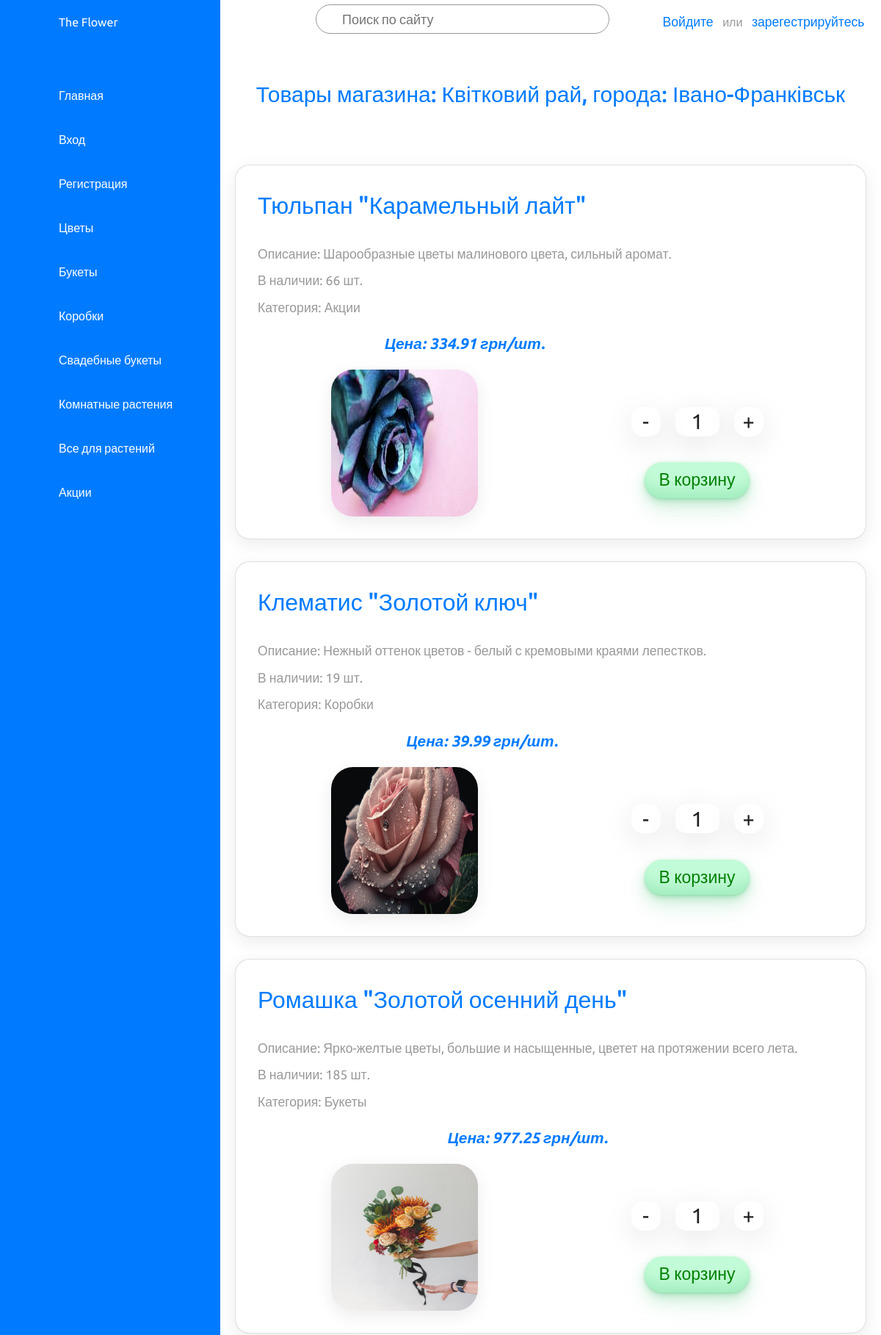
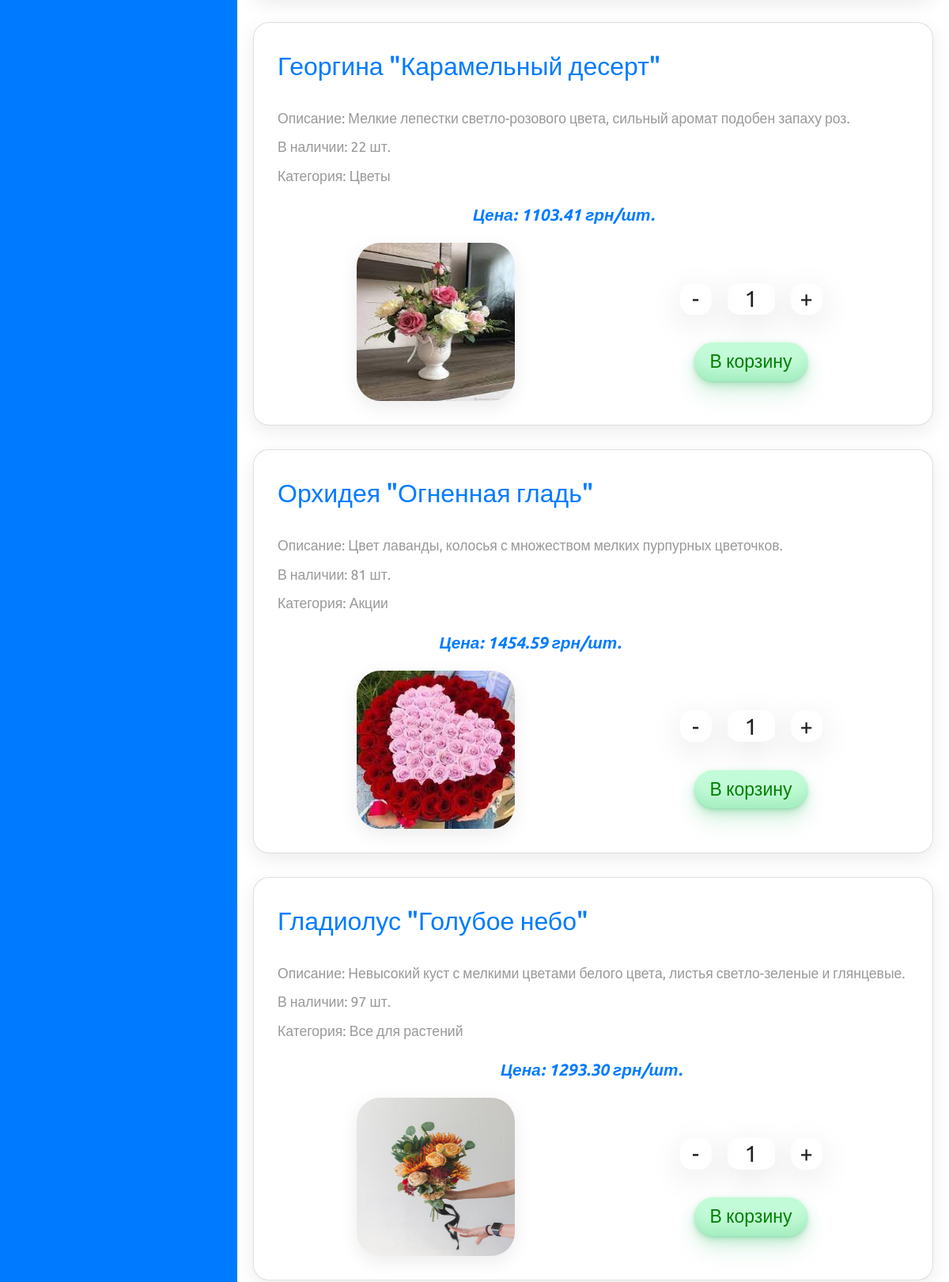
The page /category/47 (upper part) on the database its author committed (2 pictures, top to bottom).
### products/models.py (models this page shows, shortened)
class Category(models.Model):
    category = models.CharField(max_length=200)
    image = models.ImageField(upload_to='categories', blank=True, null=True)
    icon = models.CharField(max_length=50)
    def __str__(self):
        return self.category
    class Meta:
        verbose_name = "category"
        verbose_name_plural = "categories"

class Product(models.Model):
    title = models.CharField(max_length=200)
    description = models.TextField(blank=True, null=True)
    amount = models.PositiveIntegerField()
    price = models.DecimalField(max_digits=10, decimal_places=2)
    image = models.ImageField(upload_to='products', blank=True, null=True)
    shop_id = models.ForeignKey('shops.Shop', on_delete=models.CASCADE)
    category_id = models.ForeignKey(Category, on_delete=models.CASCADE)
    class Meta:
        verbose_name = "product"
        verbose_name_plural = "products"

### shops/models.py (models this page shows)
class Shop(models.Model):
    name = models.CharField(max_length=200)
    city = models.CharField(max_length=200)
    district = models.CharField(max_length=200)
    country = models.CharField(max_length=200)
    address = models.TextField(blank=True, null=True)
    phone = models.CharField(max_length=20)
    email = models.EmailField()
    social = models.JSONField(default=social_default_value)
    image = models.ImageField(upload_to='shops', blank=True, null=True)
    slug = models.SlugField(default='', null=False)
    def __str__(self):
        return self.name
    class Meta:
        verbose_name = "shop"
        verbose_name_plural = "shops"
        ordering = ('city',)

### products/views.py (the view)
# urls.py: path("<int:shop_id>", views.product, name="product"),
def product(request,shop_id):
    cat = Category.objects.all()
    prod = Product.objects.filter(shop_id=shop_id)
    return render(request, "products/products.html", {'products': prod, 'categories': cat, 'shop_id': shop_id})

### products/templates/products/products.html (shortened to what this page needs)
{% extends "shops/base.html" %}
{% load static %}
{% block extra_head %}
  <link rel="stylesheet" href='{%static "css/product.css" %}' />
{% endblock %}
{% block navigation %}
  {% for category in categories %}
  <li class="nonauth">
    <a href="{% url 'prodcategory' category_id=category.pk  shop_id=shop_id %} ">
      <span class="icon"><ion-icon name={{category.icon}}></ion-icon></span>
      <span class="title">{{category.category}}</span>
    </a>
  </li>
  {% endfor %}
{% endblock %}
{% block content %}
<div class="titleContent">
  <h3>Товары магазина:
      {% if products.first.shop_id %}
        {{products.first.shop_id}},  города: {{products.first.shop_id.city}}
      {% else %}
        Нет товаров данной категории :(
      {% endif %}</h3>
</div>
<div class="cardBox">
    {% for product in products%}
    <div class="card">
        <a href="{% url 'details' pk=product.pk  shop_id=shop_id%}"></a>
        <div class="innerCard">
            <div class="title">{{ product.title }}</div>
            <div class="cardName">Описание: {{ product.description|truncatechars:100 }}</div>
            <div class="cardName">В наличии: {{ product.amount }} шт.</div>
            <div class="cardName">Категория: {{ product.category_id }}</div>
            <div class="cardName price">Цена: {{ product.price }} грн/шт.</div>
        </div>
        <div class="imageBox">
            <img src="{{product.image.url}}" alt="">
        </div>
        <div class="buttonCart">
            <div class="count">
              <div class="minus">-</div>
              <div class="number" data-amount="{{product.amount}}">1</div>
              <div class="plus">+</div>
            </div>
            <button type="submit">В корзину</button>
        </div>
    </div>
    {% endfor %}
</div>
{% endblock %}

### shops/static/css/base.css (style rules this page uses)
* { margin: 0; padding: 0; box-sizing: border-box; font-family: 'Ubuntu', sans-serif; }
:root { --blue: #287bff; --white: #fff; --grey: #f5f5f5; --black1: #222; --black2: #999; --blue1: #84b2fa; --green: #47eb0c; }
body { min-height: 100vh; overflow-x: hidden; }
a { text-decoration: none; }
.navigation ul li { position: relative; width: 100%; list-style: none; border-top-left-radius: 30px; border-bottom-left-radius: 30px; }
.navigation ul li a { position: relative; display: block; width: 100%; display: flex; text-decoration: none; color: var(--white); }
.navigation ul li a .icon { position: relative; display: block; min-width: 60px; height: 60px; line-height: 70px; text-align: center; }
.navigation ul li a .title { position: relative; display: block; padding: 0 10px; height: 60px; line-height: 60px; text-align: start; white-space: nowrap; }

### products/static/css/product.css (style rules this page uses)
.titleContent { text-align: center; color: var(--blue); font-size: 20px; }
.titleContent h3 { padding-top: 50px; padding-bottom: 50px; font-size: 1.5em; }
.cardBox { position: relative; width: 100%; padding: 20px; display: grid; grid-template-columns: repeat(3, 1fr); grid-gap: 30px; caret-color: transparent; }
.cardBox .card { position: relative; background: var(--white); padding: 30px; border-radius: 20px; display: flex; height: 100%; justify-content: space-between; cursor: pointer; box-shadow: 0 7px 25px rgba(0, 0, 0, 0.08); flex-wrap: wrap; flex-direction: row; }
.cardBox .card a { position: absolute; width: 100%; height: 45%; top: 0; left: 0; z-index: 1; }
.cardBox .card .title { position: relative; font-weight: 500; font-size: 2em; color: var(--blue); margin-bottom: 30px; }
.cardBox .card .cardName { color: var(--black2); font-size: 1.1em; margin-top: 10px; }
.cardBox .card .price { color: var(--blue); font-size: 1.3em; font-style: italic; font-weight: bold; display: flex; justify-content: center; margin: 20px; }
.cardBox .card .imageBox { position: relative; display:flex; align-items: center; width:50%; justify-content: center; }
.cardBox .card .imageBox img { height: 200px; width: 200px; border-radius: 15%; box-shadow: 0 7px 25px rgba(0, 0, 0, 0.08); }
.cardBox .card .count { color: var(--black1); font-size: 1.8em; margin-top: 15px; display:flex; justify-content:center; }
.cardBox .card .count .minus, .cardBox .card .count .number, .cardBox .card .count .plus { display:flex; width:40px; height:40px; border-radius: 40%; justify-content: center; align-items: center; margin: 10px; box-shadow: 0 10px 40px rgba(0, 0, 0, 0.1); }
.cardBox .card .count .number { width:60px; border-radius: 30%; }
.cardBox .card .buttonCart { position: relative; display:flex; align-items: center; width:50%; flex-direction: column; justify-content: center; justify-content: space-evenly; }
.cardBox .card .buttonCart button { background-color: #c2fbd7; border-radius: 100px; box-shadow: rgba(44, 187, 99, .2) 0 -25px 18px -14px inset,rgba(44, 187, 99, .15) 0 1px 2px,rgba(44, 187, 99, .15) 0 2px 4px,rgba(44, 187, 99, .15) 0 4px 8px,rgba(44, 187, 99, .15) 0 8px 16px,rgba(44, 187, 99, .15) 0 16px 32px; color: green; cursor: pointer; display: inline-block; padding: 7px 20px; text-align: center; text-decoration: none; transition: all 250ms; border: 0; font-size: 23px; user-select: none; -webkit-user-select: none; touch-action: manipulation; }
@media (max-width:1701px) { .cardBox { grid-template-columns: repeat(2, 1fr); } }
@media (max-width:1201px) { .cardBox { grid-template-columns: repeat(1, 1fr); } }

### rows shown on the page
Category: category "Цветы"
Category: category "Букеты"
Category: category "Коробки"
Category: category "Свадебные букеты"
Category: category "Комнатные растения"
Category: category "Все для растений"
Category: category "Акции"
Product: first.shop_id "Квітковий рай", first.shop_id.city "Івано-Франківськ", title "Тюльпан \"Карамельный лайт\"", description "Шарообразные цветы малинового цвета, сильный аромат.", amount "66", category_id "Акции", price "334.91", image (picture)
Product: title "Клематис \"Золотой ключ\"", description "Нежный оттенок цветов - белый с кремовыми краями лепестков.", amount "19", category_id "Коробки", price "39.99", image (picture)
Product: title "Ромашка \"Золотой осенний день\"", description "Ярко-желтые цветы, большие и насыщенные, цветет на протяжении всего лета.", amount "185", category_id "Букеты", price "977.25", image (picture)
Product: title "Георгина \"Карамельный десерт\"", description "Мелкие лепестки светло-розового цвета, сильный аромат подобен запаху роз.", amount "22", category_id "Цветы", price "1103.41", image (picture)
Product: title "Орхидея \"Огненная гладь\"", description "Цвет лаванды, колосья с множеством мелких пурпурных цветочков.", amount "81", category_id "Акции", price "1454.59", image (picture)
Product: title "Гладиолус \"Голубое небо\"", description "Невысокий куст с мелкими цветами белого цвета, листья светло-зеленые и глянцевые.", amount "97", category_id "Все для растений", price "1293.30", image (picture)
